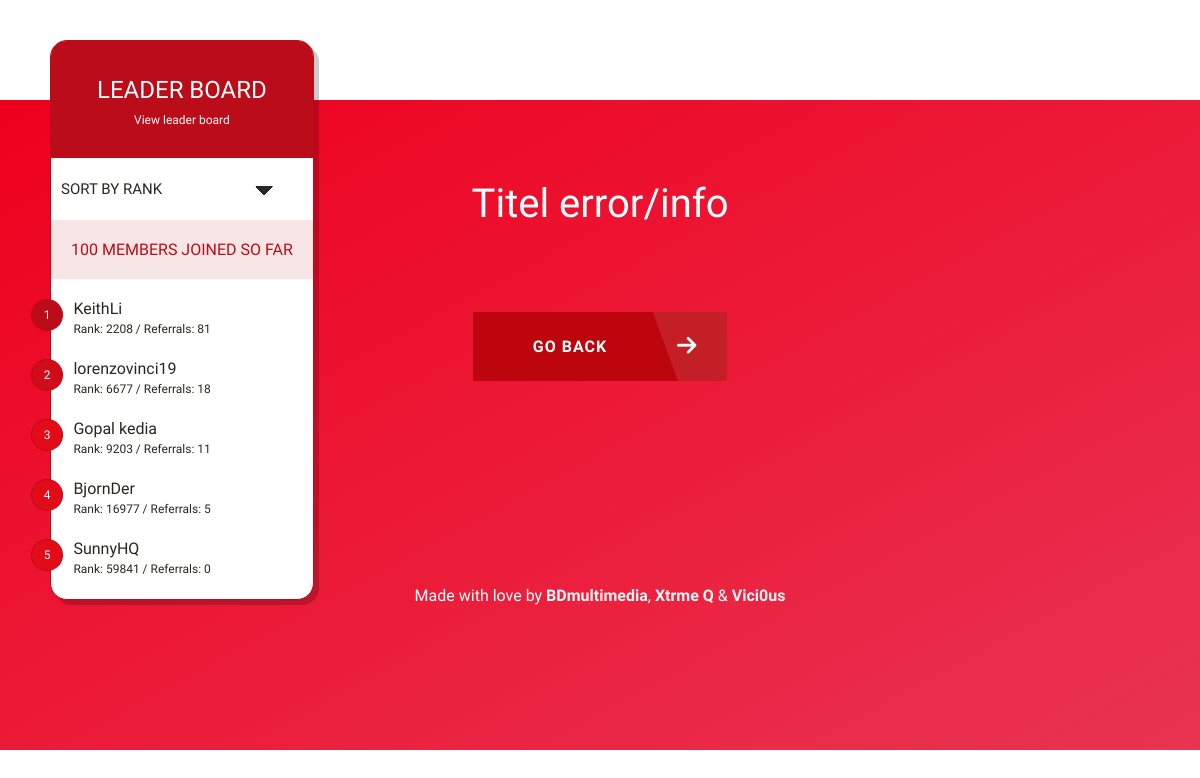
Screenshot of /error.php with the database file from the repository.
### tables this page shows
CREATE TABLE IF NOT EXISTS `users` (
  `DisplayName` text NOT NULL,
  `email` text NOT NULL,
  `Rank` int(11) NOT NULL,
  `Referrals` int(11) NOT NULL,
  UNIQUE KEY `Rank` (`Rank`)
);

### error.php (the view, shortened to what this page needs)
<?php
$servername = "localhost";
$username = "root";
$password = "root";
$dbname = "oneplusdata";
$conn = new mysqli($servername, $username, $password, $dbname);
$sql = "SELECT rank, referrals, displayname FROM users ORDER BY rank ASC LIMIT 5";
$count = 0;
$result = $conn->query($sql);
if($result->num_rows > 0){
	while($row = $result->fetch_assoc()) {
		$count++;
       $users[$count]['username'] = $row["displayname"];
       $users[$count]['rank'] = $row["rank"];
       $users[$count]['referrals'] = $row["referrals"];
    }
} else {
    echo "0 results";
}
?>
<!DOCTYPE html>
<html >
  <head>
        <link rel="stylesheet" href="css/style.css">
  </head>
  <body>
		<section class="leaderboard">
			<header>
			<h1>Leader board</h1>
			<h4><a href="#">View leader board</a></h4>
			</header>
			<form>
				<div id="mainselection">
				<select name="sort">
					<option value="rank">Sort by rank</option>
				</select>
				</div>
			</form>
			<h2>100 members joined so far</h2>
			<ol>
				<li id="one"><?php echo $users[1]['username']; ?><br/><span>Rank: <?php echo $users[1]['rank']; ?> / Referrals: <?php echo $users[1]['referrals'] ?></span></li>
				<li id="two"><?php if(isset($users[2])){echo $users[2]['username'];}  ?><br/><span>Rank: <?php if(isset($users[2])){echo $users[2]['rank'];} ?> / Referrals: <?php if(isset($users[2])){echo $users[2]['referrals'];} ?></span></li>
				<li id="three"><?php if(isset($users[3])){echo $users[3]['username'];} ?><br/><span>Rank: <?php if(isset($users[3])){echo $users[3]['rank'];} ?>  / Referrals: <?php if(isset($users[3])){echo $users[3]['referrals'];} ?></span></li>
				<li id="three"><?php if(isset($users[4])){echo $users[4]['username'];} ?><br/><span>Rank: <?php if(isset($users[4])){echo $users[4]['rank'];} ?>  / Referrals: <?php if(isset($users[4])){echo $users[4]['referrals'];} ?></span></li>
				<li id="three"><?php if(isset($users[5])){echo $users[5]['username'];} ?><br/><span>Rank: <?php if(isset($users[5])){echo $users[5]['rank'];} ?>  / Referrals: <?php if(isset($users[5])){echo $users[5]['referrals'];} ?></span></li>
			</ol>
		</section>
    <div class="wrapper">
	<div class="container">
		<section class="middle">
			<h1>Titel error/info</h1>
			<div class="clear"></div>
			<form action="index.php">
				<button class="btn btn-3 btn-3e icon-arrow-right" type="submit">Go back</button>
			</form>
		</section>
		<footer><p>Made with love by <a href="http://www.bdmultimedia.be/" target="_blank">BDmultimedia</a>, <a href="https://forums.oneplus.net/members/xtrme-q.155318/" target="_blank">Xtrme Q</a> & <a href="https://forums.oneplus.net/members/vici0us.663229/" target="_blank">Vici0us</a></p></footer>
	</div>
	<ul class="bg-bubbles">
	</ul>
</div>
  </body>
</html>

### css/style.css (style rules this page uses)
* { box-sizing: border-box; margin: 0; padding: 0; font-weight: 300; outline: none; }
body { font-family: 'Source Sans Pro', sans-serif; color: white; font-weight: 300; counter-reset: item; }
.wrapper { background: #50a3a2; background: -webkit-linear-gradient(top left, #ee001d 0%, #e83452 100%); background: linear-gradient(to bottom right, #ee001d 0%, #e83452 100%); position: absolute; top: 50%; left: 0; width: 100%; height: 650px; margin-top: -300px; overflow: hidden; }
.container { max-width: 600px; margin: 0 auto; padding: 80px 0; height: 650px; text-align: center; }
.container h1 { font-size: 40px; -webkit-transition-duration: 1s; transition-duration: 1s; -webkit-transition-timing-function: ease-in-put; transition-timing-function: ease-in-put; font-weight: 200; }
.clear { position: relative; width: 100%; height:50px; }
section.leaderboard { border-radius: 17px; z-index: 2; position: absolute; left: 50px; top: 40px; background-color: #fff; border:1px solid #BB0C19; -moz-box-shadow: 5px 5px rgba(0,0,0,0.2); -webkit-box-shadow: 5px 5px rgba(0,0,0,0.2); box-shadow: 5px 5px rgba(0,0,0,0.2); }
.leaderboard header { border-radius: 15px 15px 0 0; background-color: #BB0C19; color: #fff; padding: 30px; text-align: center; }
.leaderboard h1 { padding: 5px; text-transform: uppercase; font-size: 24px; }
.leaderboard h4 a { text-decoration: none; color: #fff; font-size: 12px; }
.leaderboard h2 { background: rgba(187, 12, 25, 0.1); color: #BB0C19; padding: 20px; margin-bottom: 20px; text-transform: uppercase; font-size: 16px; }
.leaderboard ol { width: 100%; list-style: none; }
.leaderboard li { text-align: left; width: 100%; height: 40px; counter-increment: item; margin-bottom: 20px; color: #272822; }
.leaderboard li span { font-size: 12px; }
.leaderboard li:before { text-align: center; float: left; margin-left: -20px; margin-right: 10px; content: counter(item); background: #fff; border-radius: 100%; color: #BB0C19; width: 1.2em; display: inline-block; font-size: 12px; padding: 8px; border: 1px solid #BB0C19; }
.leaderboard li#one:before { background: #BB0C19; color: #fff; }
.leaderboard li#two:before { background: #D10C19; color: #fff; }
.leaderboard li#three:before { background: #E20C19; color: #fff; }
select { font-family: 'Source Sans Pro', sans-serif; border:0; color:#272822; background:transparent; font-size:15px; padding:2px 10px; width:100%; -webkit-appearance: none; text-transform: uppercase; }
#mainselection { overflow:hidden; width:100%; background: url('../img/arrow.png') no-repeat scroll 200px 2px #fff; }
form { padding: 20px 0; position: relative; z-index: 2; }
.btn { border: none; font-family: inherit; font-size: inherit; color: inherit; background: none; cursor: pointer; padding: 25px 80px; display: inline-block; margin: 15px 30px; text-transform: uppercase; letter-spacing: 1px; font-weight: 700; outline: none; position: relative; -webkit-transition: all 0.3s; -moz-transition: all 0.3s; transition: all 0.3s; }
.btn:after { content: ''; position: absolute; z-index: -1; -webkit-transition: all 0.3s; -moz-transition: all 0.3s; transition: all 0.3s; }
.btn:before, .icon-heart:after, .icon-star:after, .icon-plus:after, .icon-file:before { font-family: 'icomoon'; speak: none; font-style: normal; font-weight: normal; font-variant: normal; text-transform: none; line-height: 1; position: relative; -webkit-font-smoothing: antialiased; }
.btn-3 { background: #BD050D; color: #fff; }
.btn-3:before { position: absolute; height: 100%; left: 0; top: 0; line-height: 3; font-size: 140%; width: 60px; }
.btn-3e { padding: 25px 120px 25px 60px; overflow: hidden; }
.btn-3e:before { left: auto; right: 10px; z-index: 2; }
.btn-3e:after { width: 30%; height: 200%; background: rgba(255,255,255,0.1); z-index: 1; right: 0; top: 0; margin: -5px 0 0 -5px; -webkit-transform-origin: 0 0; -webkit-transform: rotate(-20deg); -moz-transform-origin: 0 0; -moz-transform: rotate(-20deg); -ms-transform-origin: 0 0; -ms-transform: rotate(-20deg); transform-origin: 0 0; transform: rotate(-20deg); }
.icon-arrow-right:before { content: "\e00d"; }
.bg-bubbles { position: absolute; top: 0; left: 0; width: 100%; height: 100%; z-index: 1; }
footer { z-index: 2; position: relative; top: 170px; height: 20px; }
footer a { text-decoration: none; color: #F5F5F5; font-weight: bold; }

### rows the page displays
users: DisplayName "KeithLi", Rank "2208", Referrals "81"
users: DisplayName "lorenzovinci19", Rank "6677", Referrals "18"
users: DisplayName "Gopal kedia", Rank "9203", Referrals "11"
users: DisplayName "BjornDer", Rank "16977", Referrals "5"
users: DisplayName "SunnyHQ", Rank "59841", Referrals "0"
